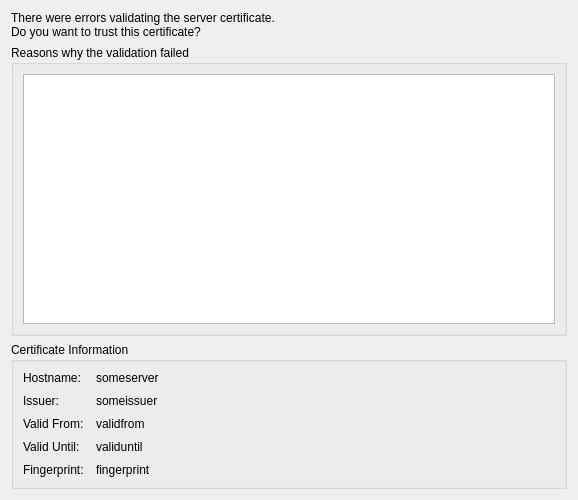
<ui version="4.0" >
 <class>SvnSSLTrustDialog</class>
 <widget class="QWidget" name="SvnSSLTrustDialog" >
  <property name="geometry" >
   <rect>
    <x>0</x>
    <y>0</y>
    <width>578</width>
    <height>500</height>
   </rect>
  </property>
  <property name="windowTitle" >
   <string>SSL Server Certificate</string>
  </property>
  <layout class="QVBoxLayout" >
   <item>
    <widget class="QLabel" name="msgLabel" >
     <property name="text" >
      <string>There were errors validating the server certificate.
Do you want to trust this certificate?</string>
     </property>
    </widget>
   </item>
   <item>
    <widget class="QGroupBox" name="groupBox" >
     <property name="sizePolicy" >
      <sizepolicy vsizetype="Expanding" hsizetype="Preferred" >
       <horstretch>0</horstretch>
       <verstretch>0</verstretch>
      </sizepolicy>
     </property>
     <property name="title" >
      <string>Reasons why the validation failed</string>
     </property>
     <layout class="QVBoxLayout" >
      <item>
       <widget class="QTextBrowser" name="reasons" >
        <property name="overwriteMode" >
         <bool>false</bool>
        </property>
        <property name="textInteractionFlags" >
         <set>Qt::NoTextInteraction</set>
        </property>
        <property name="openLinks" >
         <bool>false</bool>
        </property>
       </widget>
      </item>
     </layout>
    </widget>
   </item>
   <item>
    <widget class="QGroupBox" name="groupBox_2" >
     <property name="title" >
      <string>Certificate Information</string>
     </property>
     <layout class="QGridLayout" >
      <property name="horizontalSpacing" >
       <number>12</number>
      </property>
      <property name="verticalSpacing" >
       <number>9</number>
      </property>
      <item row="0" column="0" >
       <widget class="QLabel" name="label" >
        <property name="text" >
         <string>Hostname:</string>
        </property>
       </widget>
      </item>
      <item row="0" column="1" >
       <widget class="QLabel" name="hostname" >
        <property name="sizePolicy" >
         <sizepolicy vsizetype="Preferred" hsizetype="Expanding" >
          <horstretch>0</horstretch>
          <verstretch>0</verstretch>
         </sizepolicy>
        </property>
        <property name="text" >
         <string>someserver</string>
        </property>
       </widget>
      </item>
      <item row="1" column="0" >
       <widget class="QLabel" name="label_2" >
        <property name="text" >
         <string>Issuer:</string>
        </property>
       </widget>
      </item>
      <item row="1" column="1" >
       <widget class="QLabel" name="issuer" >
        <property name="sizePolicy" >
         <sizepolicy vsizetype="Preferred" hsizetype="Expanding" >
          <horstretch>0</horstretch>
          <verstretch>0</verstretch>
         </sizepolicy>
        </property>
        <property name="text" >
         <string>someissuer</string>
        </property>
       </widget>
      </item>
      <item row="2" column="0" >
       <widget class="QLabel" name="label_3" >
        <property name="text" >
         <string>Valid From:</string>
        </property>
       </widget>
      </item>
      <item row="2" column="1" >
       <widget class="QLabel" name="validFrom" >
        <property name="sizePolicy" >
         <sizepolicy vsizetype="Preferred" hsizetype="Expanding" >
          <horstretch>0</horstretch>
          <verstretch>0</verstretch>
         </sizepolicy>
        </property>
        <property name="text" >
         <string>validfrom</string>
        </property>
       </widget>
      </item>
      <item row="3" column="0" >
       <widget class="QLabel" name="label_4" >
        <property name="text" >
         <string>Valid Until:</string>
        </property>
       </widget>
      </item>
      <item row="3" column="1" >
       <widget class="QLabel" name="validUntil" >
        <property name="sizePolicy" >
         <sizepolicy vsizetype="Preferred" hsizetype="Expanding" >
          <horstretch>0</horstretch>
          <verstretch>0</verstretch>
         </sizepolicy>
        </property>
        <property name="text" >
         <string>validuntil</string>
        </property>
       </widget>
      </item>
      <item row="4" column="0" >
       <widget class="QLabel" name="label_5" >
        <property name="text" >
         <string>Fingerprint:</string>
        </property>
       </widget>
      </item>
      <item row="4" column="1" >
       <widget class="QLabel" name="fingerprint" >
        <property name="sizePolicy" >
         <sizepolicy vsizetype="Preferred" hsizetype="Expanding" >
          <horstretch>0</horstretch>
          <verstretch>0</verstretch>
         </sizepolicy>
        </property>
        <property name="text" >
         <string>fingerprint</string>
        </property>
       </widget>
      </item>
     </layout>
    </widget>
   </item>
  </layout>
 </widget>
 <resources/>
 <connections/>
</ui>
